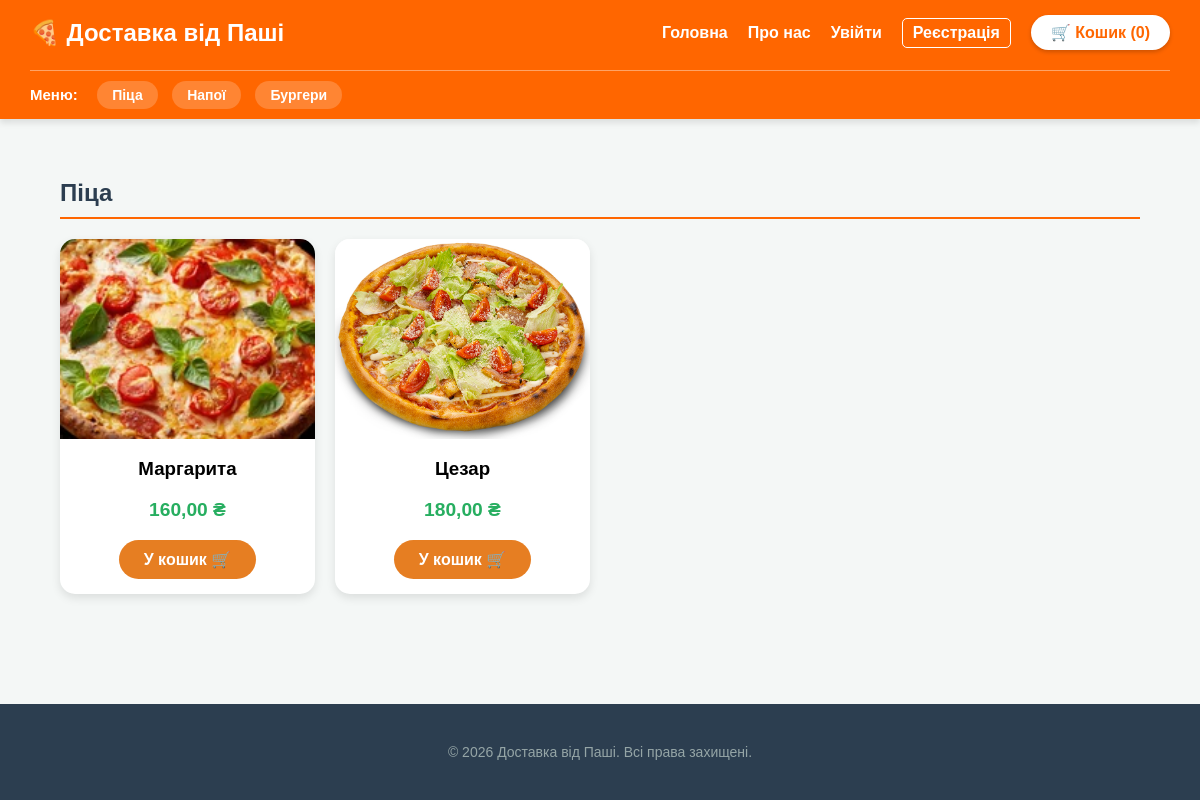
Page /category/1/ on the committed database.
### delivery/models.py (models this page shows, shortened)
class Category(models.Model):
    name = models.CharField(max_length=100, verbose_name="Назва категорії")

class Dish(models.Model):
    category = models.ForeignKey(Category, on_delete=models.CASCADE, verbose_name="Категорія")
    name = models.CharField(max_length=100, verbose_name="Назва страви")
    price = models.DecimalField(max_digits=10, decimal_places=2, verbose_name="Ціна")
    image = models.ImageField(upload_to='dishes/', blank=True, null=True, verbose_name="Фото")
    created_at = models.DateTimeField(auto_now_add=True, verbose_name="Дата додавання", null=True)

### delivery/views.py (the view)
# urls.py: path('category/<int:category_id>/', views.category_view, name='category'),
def category_view(request, category_id):
    category = get_object_or_404(Category, id=category_id)
    dishes = Dish.objects.filter(category=category).order_by('name')
    return render(request, 'delivery/page.html', {
        'title': category.name, 'categories': Category.objects.all(),
        'dishes': dishes, 'is_category': True, 'cart_count': get_cart_count(request)
    })

### delivery/views.py (called while the page is built)
def get_cart_count(request):
    cart = request.session.get('cart', {})
    if not isinstance(cart, dict):
        request.session['cart'] = {}
        return 0
    return sum(cart.values())

### delivery/templates/delivery/page.html (shortened to what this page needs)
{% extends 'delivery/base.html' %}
{% load static %}
{% block content %}
<div class="container" style="padding: 20px;">
    {% if is_home or is_category %}
        <h2 class="page-title">{{ title }}</h2>
        <div style="display: grid; grid-template-columns: repeat(auto-fill, minmax(250px, 1fr)); gap: 20px; margin-top: 20px;">
            {% for dish in dishes %}
                <div style="background: #fff; border-radius: 15px; overflow: hidden; box-shadow: 0 4px 10px rgba(0,0,0,0.1); text-align: center; padding-bottom: 15px;">
                    {% if dish.image %}
                        <img src="{{ dish.image.url }}" style="width: 100%; height: 200px; object-fit: cover;">
                    {% endif %}
                    <h3 style="margin: 15px 0 5px;">{{ dish.name }}</h3>
                    <p style="color: #27ae60; font-weight: bold; font-size: 1.2em;">{{ dish.price }} ₴</p>
                    <a href="{% url 'add_to_cart' dish.id %}" style="display: inline-block; background: #e67e22; color: white; text-decoration: none; padding: 10px 25px; border-radius: 25px; font-weight: bold;">У кошик 🛒</a>
                </div>
            {% endfor %}
        </div>
    {% else %}
        <div style="max-width: 800px; margin: 0 auto; background: #fff; padding: 40px; border-radius: 15px; text-align: center;">
            <h1>{{ title }}</h1>
            <p style="font-size: 1.2em; line-height: 1.6; color: #555;">{{ content }}</p>
        </div>
    {% endif %}
</div>
{% endblock %}

### delivery/templates/delivery/base.html (shortened to what this page needs)
{% load static %}
<!DOCTYPE html>
<html>
<head>
    <link rel="stylesheet" href="{% static 'delivery/style.css' %}">
</head>
<body>
    <header class="site-header">
        <div class="header-top">
            <h2>🍕 Доставка від Паші</h2>
            <nav class="main-nav">
                <a href="{% url 'home' %}" class="nav-link">Головна</a>
                <a href="{% url 'about' %}" class="nav-link">Про нас</a>
                {% if user.is_authenticated %}
                    <a href="{% url 'profile' %}" class="nav-link" style="color: #f1c40f;">👤 Кабінет ({{ user.username }})</a>
                    <form action="{% url 'logout' %}" method="post" style="display:inline;">
                        {% csrf_token %}
                        <button type="submit" class="nav-link" style="background:none; border:none; cursor:pointer; font-size:16px;">Вийти</button>
                    </form>
                {% else %}
                    <a href="{% url 'login' %}" class="nav-link">Увійти</a>
                    <a href="{% url 'register' %}" class="nav-link" style="border: 1px solid white; padding: 5px 10px; border-radius: 5px;">Реєстрація</a>
                {% endif %}
                <a href="{% url 'cart' %}" class="cart-link">🛒 Кошик ({{ cart_count|default:"0" }})</a>
            </nav>
        </div>
        <div class="menu-cats">
            <span>Меню:</span>
            {% for cat in categories %}
                <a href="{% url 'category' cat.id %}" class="cat-badge">{{ cat.name }}</a>
            {% endfor %}
        </div>
    </header>
    <main class="main-content">
        {% block content %}{% endblock %}
    </main>
    <footer class="site-footer">
        <p class="footer-copy">&copy; 2026 Доставка від Паші. Всі права захищені.</p>
    </footer>
</body>
</html>

### delivery/static/delivery/style.css (style rules this page uses)
body { font-family: Arial, sans-serif; margin: 0; padding: 0; display: flex; flex-direction: column; min-height: 100vh; background-color: #f4f7f6; }
.main-content { flex: 1; padding: 40px; max-width: 1200px; margin: 0 auto; width: 100%; box-sizing: border-box; }
.page-title { color: #2c3e50; border-bottom: 2px solid #ff6600; padding-bottom: 10px; margin-top: 0; }
.site-header { background-color: #ff6600; padding: 15px 30px; color: white; box-shadow: 0 4px 6px rgba(0,0,0,0.1); }
.header-top { display: flex; justify-content: space-between; align-items: center; }
.header-top h2 { margin: 0; }
.main-nav { display: flex; align-items: center; gap: 20px; }
.nav-link { color: white; text-decoration: none; font-weight: bold; font-size: 16px; }
.cart-link { background: white; color: #ff6600; padding: 8px 20px; border-radius: 20px; text-decoration: none; font-weight: bold; font-size: 16px; box-shadow: 0 2px 4px rgba(0,0,0,0.2); }
.menu-cats { margin-top: 20px; padding-top: 15px; border-top: 1px solid rgba(255,255,255,0.4); }
.menu-cats span { font-size: 15px; font-weight: bold; margin-right: 15px; }
.cat-badge { background: rgba(255,255,255,0.2); color: white; padding: 6px 15px; border-radius: 20px; font-size: 14px; font-weight: bold; text-decoration: none; margin-right: 10px; transition: 0.3s; }
.site-footer { background-color: #2c3e50; color: #ecf0f1; text-align: center; padding: 40px 20px; margin-top: auto; }
.footer-copy { margin: 0; font-size: 14px; color: #95a5a6; }

### rows in the picture
Category: name "Піца"
Category: name "Напої"
Category: name "Бургери"
Dish: image (picture), name "Маргарита", price "160,00"
Dish: image (picture), name "Цезар", price "180,00"

### other values in the picture
{{ cart_count|default:"0" }} "0"
